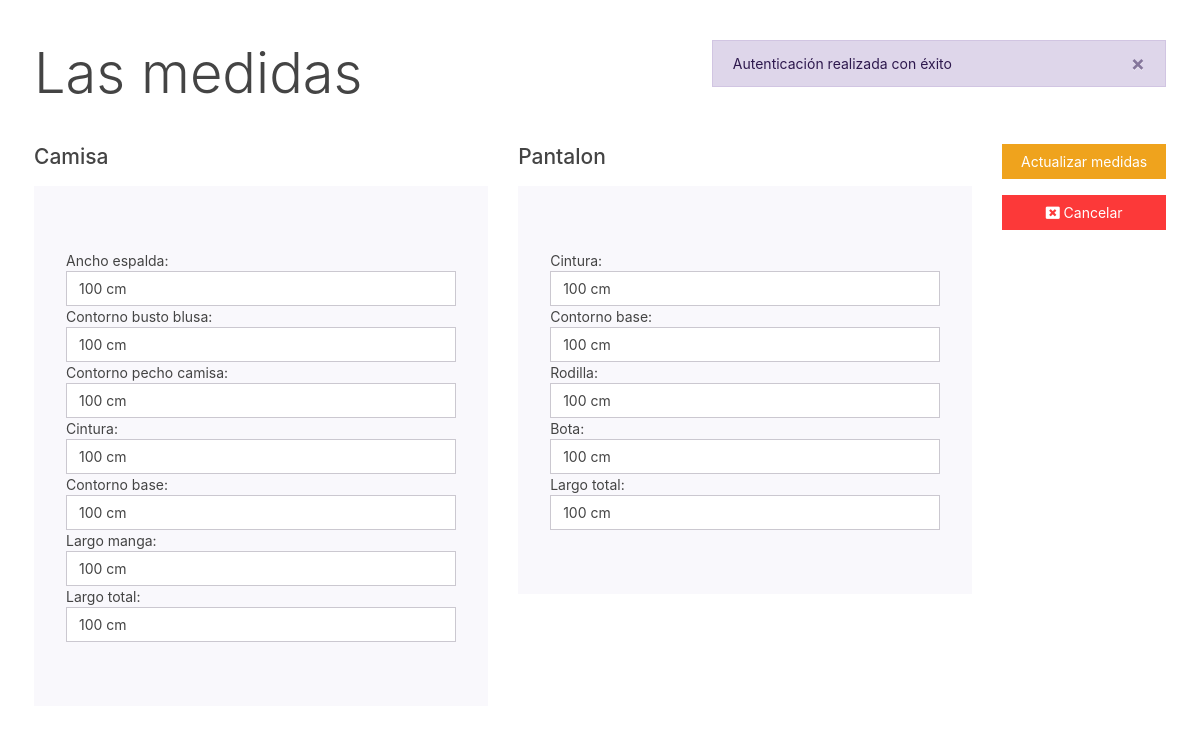
/medidas_cliente.php?id=100 (signed in), run on the app's committed database.
### tables this page shows
CREATE TABLE `clientes` (
  `doc_cliente` int(10) NOT NULL,
  `nom_cliente` varchar(100) NOT NULL,
  `ape_cliente` varchar(100) NOT NULL,
  `dir_cliente` varchar(100) NOT NULL,
  `tel_cliente` bigint(20) NOT NULL,
  `correo_cliente` varchar(200) NOT NULL,
  `imagen` longblob DEFAULT NULL,
  `medidas_cliente` int(10) NOT NULL,
  `cod_rol` int(11) NOT NULL
);

CREATE TABLE `medidas` (
  `doc_medidas` int(10) NOT NULL,
  `a_espalda` int(11) NOT NULL,
  `cbusto` int(11) NOT NULL,
  `cpecho` int(11) NOT NULL,
  `cintura_cam` int(11) NOT NULL,
  `c_base_cam` int(11) NOT NULL,
  `l_manga` int(11) NOT NULL,
  `l_total_cam` int(11) NOT NULL,
  `cintura_pan` int(11) NOT NULL,
  `c_base_pan` int(11) NOT NULL,
  `rodilla` int(11) NOT NULL,
  `bota` int(11) NOT NULL,
  `l_total_pan` int(11) NOT NULL
);

### medidas_cliente.php (the view, shortened to what this page needs)
<?php
  include('includes/cn.php');
  include('includes/header2.php');
  $id = $_GET['id'];
  $sql = "SELECT * from clientes inner join medidas on medidas_cliente = doc_medidas where doc_cliente = '$id' ";
  $result = mysqli_query($conexion, $sql);
  $row = mysqli_fetch_array($result);
  $id = $row['doc_cliente'];
?>
<form action="actualizar_medidas_cliente.php?id=<?php echo $id; ?>" method="POST">
<main class="container p-1">
  <div class="row">
    <div class="col-md-7">
        <h1 class="display-4">Las medidas</h1>
        <br>
    </div>
    <div class="col-md-5">
      <?php
          if(isset($_SESSION['message']))
          { ?>
            <div class="alert alert-<?= $_SESSION['message_type'];?> alert-dismissible fade show" role="alert">
              <?= $_SESSION['message']?>
              <button type="button" class="close" data-dismiss="alert" arial-label="Close">
                <span arial-hidden="true">&times;</span>
              </button>
            </div>
            <?php
          }?>
    </div>
  </div>
</main>
<main class="container p-1">
    <div class="row">
    <div class="col-md-5">
      <label><h4>Camisa</h4></label>
      <div class="jumbotron">
            Ancho espalda: <input type="text" name="upaespalda" class="form-control" value="<?php echo $row['a_espalda'].' cm'; ?>" required>
            Contorno busto blusa: <input type="text" name="upcbusto" class="form-control" value="<?php echo $row['cbusto'].' cm'; ?>" required>
            Contorno pecho camisa: <input type="text" name="upcpecho" class="form-control" value="<?php echo $row['cpecho'].' cm'; ?>" required>
            Cintura: <input type="text" name="upcintura_cam" class="form-control" value="<?php echo $row['cintura_cam'].' cm'; ?>" required>
            Contorno base: <input type="text" name="upc_base_cam" class="form-control" value="<?php echo $row['c_base_cam'].' cm'; ?>" required>
            Largo manga: <input type="text" name="upl_manga" class="form-control" value="<?php echo $row['l_manga'].' cm'; ?>" required>
            Largo total: <input type="text" name="upl_total_cam" class="form-control" value="<?php echo $row['l_total_cam'].' cm'; ?>" required>
      </div>
    </div>
    <div class="col-md-5">
      <label><h4>Pantalon</h4></label>
      <div class="jumbotron">
            Cintura: <input type="text" name="upcintura_pan" class="form-control" value="<?php echo $row['cintura_pan'].' cm'; ?>" required>
            Contorno base: <input type="text" name="upc_base_pan" class="form-control" value="<?php echo $row['c_base_pan'].' cm'; ?>" required>
            Rodilla: <input type="text" name="uprodilla" class="form-control" value="<?php echo $row['rodilla'].' cm'; ?>" required>
            Bota: <input type="text" name="upbota" class="form-control" value="<?php echo $row['bota'].' cm'; ?>" required>
            Largo total: <input type="text" name="upl_total_pan" class="form-control" value="<?php echo $row['l_total_pan'].' cm'; ?>" required>
      </div>
    </div>
    <div class="col-md-2">
          <div class="form-group">
            <input type="submit" name="submit" class="btn btn-warning btn-block" value="Actualizar medidas">
          </div>
          <a class="btn btn-danger btn-block" href="clientes.php"><i class="fas fa-window-close"></i> Cancelar</a>
    </div>
  </div>
</main>
</form>

### data on the page
clientes: upaespalda "100 cm", upcbusto "100 cm", upcpecho "100 cm", upcintura_cam "100 cm", upc_base_cam "100 cm", upl_manga "100 cm", upl_total_cam "100 cm", upcintura_pan "100 cm", upc_base_pan "100 cm", uprodilla "100 cm", upbota "100 cm", upl_total_pan "100 cm"

### other printed values
$_SESSION['message'] "Autenticación realizada con éxito"
